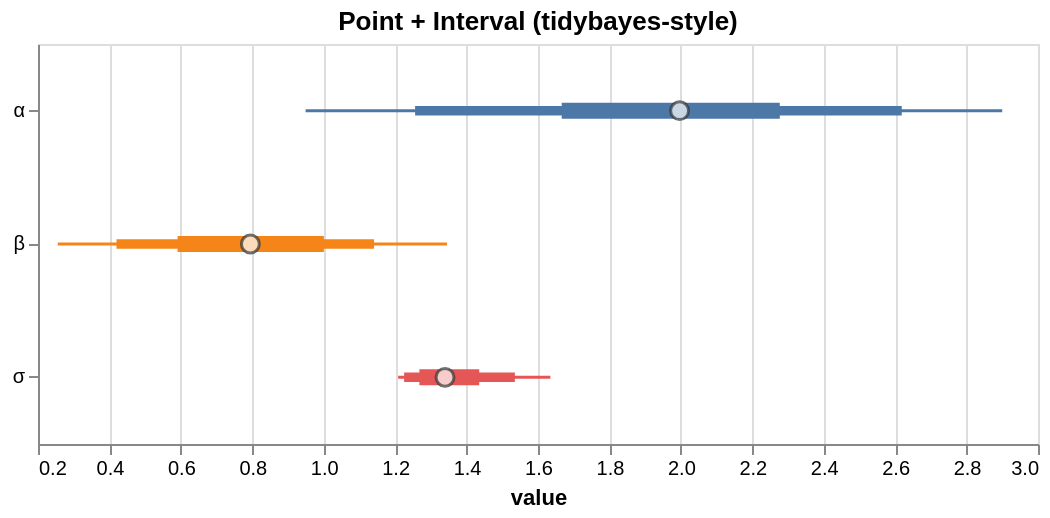

Specify this chart in Vega-Lite:
### Vega-Lite specification from a JSON file in a GitHub repository (floating-point values rounded to 4 significant figures)
{"$schema": "https://vega.github.io/schema/vega-lite/v5.json", "config": {"axis": {"labelLimit": 0}, "header": {"labelLimit": 0}, "legend": {"labelLimit": 0}}, "data": {"values": [{"__point__": 1.34, "hi_0_5_": 1.435, "hi_0_8_": 1.535, "hi_0_95_": 1.635, "lo_0_5_": 1.268, "lo_0_8_": 1.225, "lo_0_95_": 1.208, "parameter": "σ"}, {"__point__": 1.996, "hi_0_5_": 2.277, "hi_0_8_": 2.619, "hi_0_95_": 2.9, "lo_0_5_": 1.666, "lo_0_8_": 1.256, "lo_0_95_": 0.9493, "parameter": "α"}, {"__point__": 0.7946, "hi_0_5_": 1.0, "hi_0_8_": 1.141, "hi_0_95_": 1.345, "lo_0_5_": 0.5909, "lo_0_8_": 0.4198, "lo_0_95_": 0.2553, "parameter": "β"}]}, "height": 200, "layer": [{"encoding": {"color": {"field": "parameter", "legend": null, "type": "nominal"}, "tooltip": [{"field": "__point__", "title": "value (estimate)", "type": "quantitative"}, {"field": "parameter", "type": "nominal"}, {"field": "lo_0_95_", "title": "95% lo", "type": "quantitative"}, {"field": "hi_0_95_", "title": "95% hi", "type": "quantitative"}], "x": {"field": "lo_0_95_", "scale": {"zero": false}, "title": "value", "type": "quantitative"}, "x2": {"field": "hi_0_95_"}, "y": {"axis": {"title": null}, "field": "parameter", "type": "nominal"}}, "mark": {"strokeWidth": 1.5, "type": "rule"}, "params": [{"bind": "scales", "name": "grid", "select": {"encodings": ["x"], "type": "interval"}}]}, {"encoding": {"color": {"field": "parameter", "legend": null, "type": "nominal"}, "tooltip": [{"field": "__point__", "title": "value (estimate)", "type": "quantitative"}, {"field": "parameter", "type": "nominal"}, {"field": "lo_0_95_", "title": "95% lo", "type": "quantitative"}, {"field": "hi_0_95_", "title": "95% hi", "type": "quantitative"}], "x": {"field": "lo_0_8_", "scale": {"zero": false}, "title": "value", "type": "quantitative"}, "x2": {"field": "hi_0_8_"}, "y": {"axis": {"title": null}, "field": "parameter", "type": "nominal"}}, "mark": {"strokeWidth": 4.75, "type": "rule"}}, {"encoding": {"color": {"field": "parameter", "legend": null, "type": "nominal"}, "tooltip": [{"field": "__point__", "title": "value (estimate)", "type": "quantitative"}, {"field": "parameter", "type": "nominal"}, {"field": "lo_0_95_", "title": "95% lo", "type": "quantitative"}, {"field": "hi_0_95_", "title": "95% hi", "type": "quantitative"}], "x": {"field": "lo_0_5_", "scale": {"zero": false}, "title": "value", "type": "quantitative"}, "x2": {"field": "hi_0_5_"}, "y": {"axis": {"title": null}, "field": "parameter", "type": "nominal"}}, "mark": {"strokeWidth": 8.0, "type": "rule"}}, {"encoding": {"tooltip": [{"field": "__point__", "title": "value (estimate)", "type": "quantitative"}, {"field": "parameter", "type": "nominal"}, {"field": "lo_0_95_", "title": "95% lo", "type": "quantitative"}, {"field": "hi_0_95_", "title": "95% hi", "type": "quantitative"}], "x": {"field": "__point__", "scale": {"zero": false}, "type": "quantitative"}, "y": {"field": "parameter", "type": "nominal"}}, "mark": {"color": "white", "filled": true, "size": 80, "stroke": "#333", "strokeWidth": 1.5, "type": "point"}}], "title": "Point + Interval (tidybayes-style)", "width": 500}
